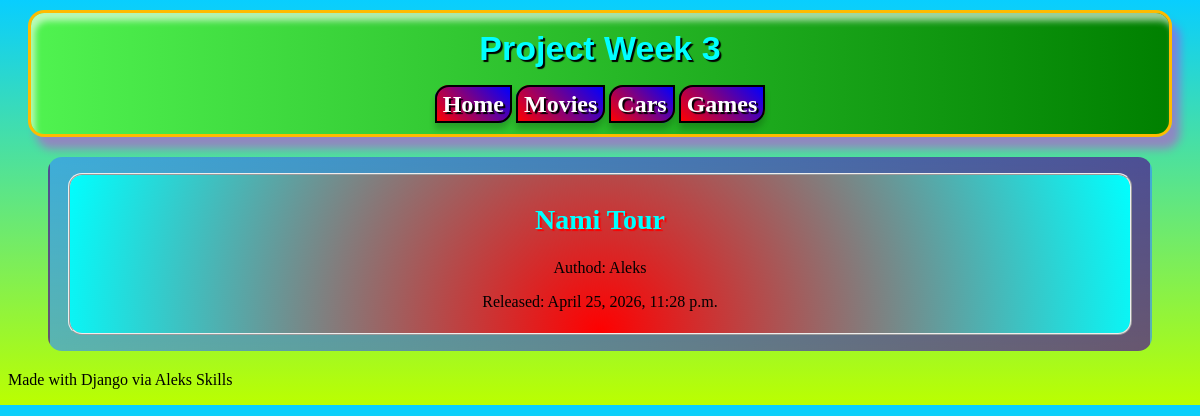
/movies/1/, run on the app's committed database.
### pages/models.py (models this page shows, shortened)
class Movie(models.Model):
    title = models.CharField(max_length=50)
    author = models.CharField(max_length=20)
    created_at = models.DateTimeField(auto_now_add=True)

### pages/views.py (the view)
# urls.py: path("movies/<int:id>/", views.movie_details, name="movie_details"),
def movie_details(request, id):
    movie = get_object_or_404(Movie, id=id)
    return render(request, "movie_details.html", {
        "movie": movie
    })

### pages/templates/movie_details.html (shortened to what this page needs)
{% extends "base.html" %}
{% block content %}
<section class="page_name">
    <h2>{{movie.title}}</h2>
    <p>Authod: {{movie.author}}</p>
    <p>Released: {{movie.created_at}}</p>
</section>
{% endblock %}

### pages/static/css/style.css (style rules this page uses)
body { background: linear-gradient(180deg, rgb(8, 206, 255), rgb(187, 255, 0)); }
.page_name { border: 2px ridge; border-radius: 14px; padding: 6px 10px; background: radial-gradient(circle at bottom, red, aqua); }
h2 { text-align: center; font-size: 28px; text-shadow: 2px 2px 1px red; color: aqua; }
.page_name p { text-align: center; color: black; }

### data on the page
Movie: title "Nami Tour", author "Aleks", created_at "April 25, 2026, 11:28 p.m."
